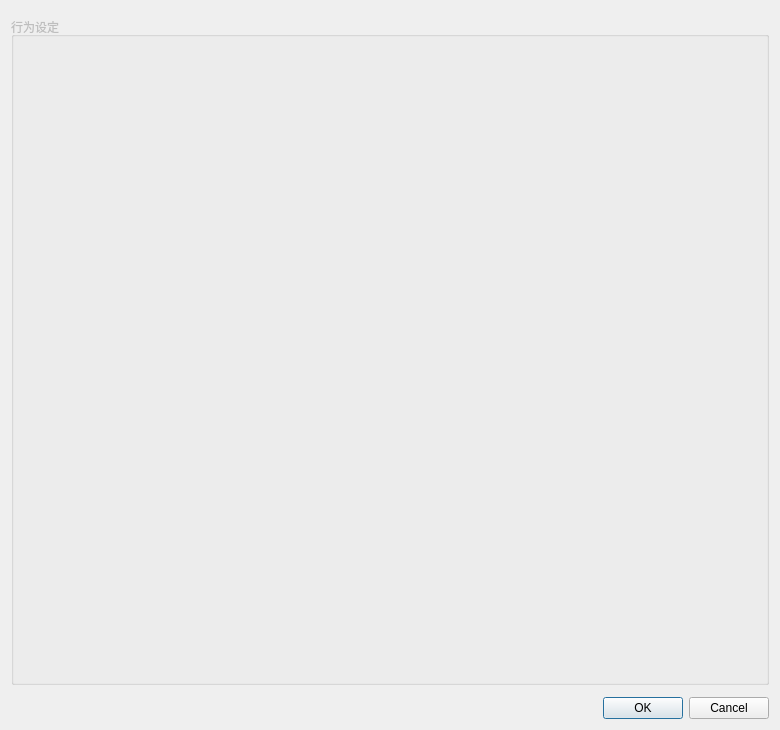
<?xml version="1.0" encoding="UTF-8"?>
<ui version="4.0">
 <class>RemoveDuplicateDialog</class>
 <widget class="QDialog" name="RemoveDuplicateDialog">
  <property name="geometry">
   <rect>
    <x>0</x>
    <y>0</y>
    <width>780</width>
    <height>730</height>
   </rect>
  </property>
  <property name="windowTitle">
   <string>去除重复项</string>
  </property>
  <layout class="QVBoxLayout" name="rootLayout" stretch="0,1,0,0">
   <item>
    <widget class="OtoFileLoadWidget" name="otoLoadWidget" native="true"/>
   </item>
   <item>
    <widget class="QGroupBox" name="optionGroupBox">
     <property name="enabled">
      <bool>false</bool>
     </property>
     <property name="title">
      <string>行为设定</string>
     </property>
     <layout class="QVBoxLayout" name="optionLayout">
      <item>
       <widget class="QWidget" name="optionWidget" native="true"/>
      </item>
     </layout>
    </widget>
   </item>
   <item>
    <widget class="OtoFileSaveWidget" name="otoSaveWidget" native="true"/>
   </item>
   <item>
    <widget class="QDialogButtonBox" name="buttonBox">
     <property name="orientation">
      <enum>Qt::Horizontal</enum>
     </property>
     <property name="standardButtons">
      <set>QDialogButtonBox::Cancel|QDialogButtonBox::Ok</set>
     </property>
    </widget>
   </item>
  </layout>
 </widget>
 <customwidgets>
  <customwidget>
   <class>OtoFileLoadWidget</class>
   <extends>QWidget</extends>
   <header>utils/widgets/otofileloadwidget.h</header>
   <container>1</container>
  </customwidget>
  <customwidget>
   <class>OtoFileSaveWidget</class>
   <extends>QWidget</extends>
   <header>utils/widgets/otofilesavewidget.h</header>
   <container>1</container>
  </customwidget>
 </customwidgets>
 <resources/>
 <connections>
  <connection>
   <sender>buttonBox</sender>
   <signal>accepted()</signal>
   <receiver>RemoveDuplicateDialog</receiver>
   <slot>accept()</slot>
   <hints>
    <hint type="sourcelabel">
     <x>222</x>
     <y>697</y>
    </hint>
    <hint type="destinationlabel">
     <x>157</x>
     <y>274</y>
    </hint>
   </hints>
  </connection>
  <connection>
   <sender>buttonBox</sender>
   <signal>rejected()</signal>
   <receiver>RemoveDuplicateDialog</receiver>
   <slot>reject()</slot>
   <hints>
    <hint type="sourcelabel">
     <x>222</x>
     <y>697</y>
    </hint>
    <hint type="destinationlabel">
     <x>286</x>
     <y>274</y>
    </hint>
   </hints>
  </connection>
 </connections>
</ui>
